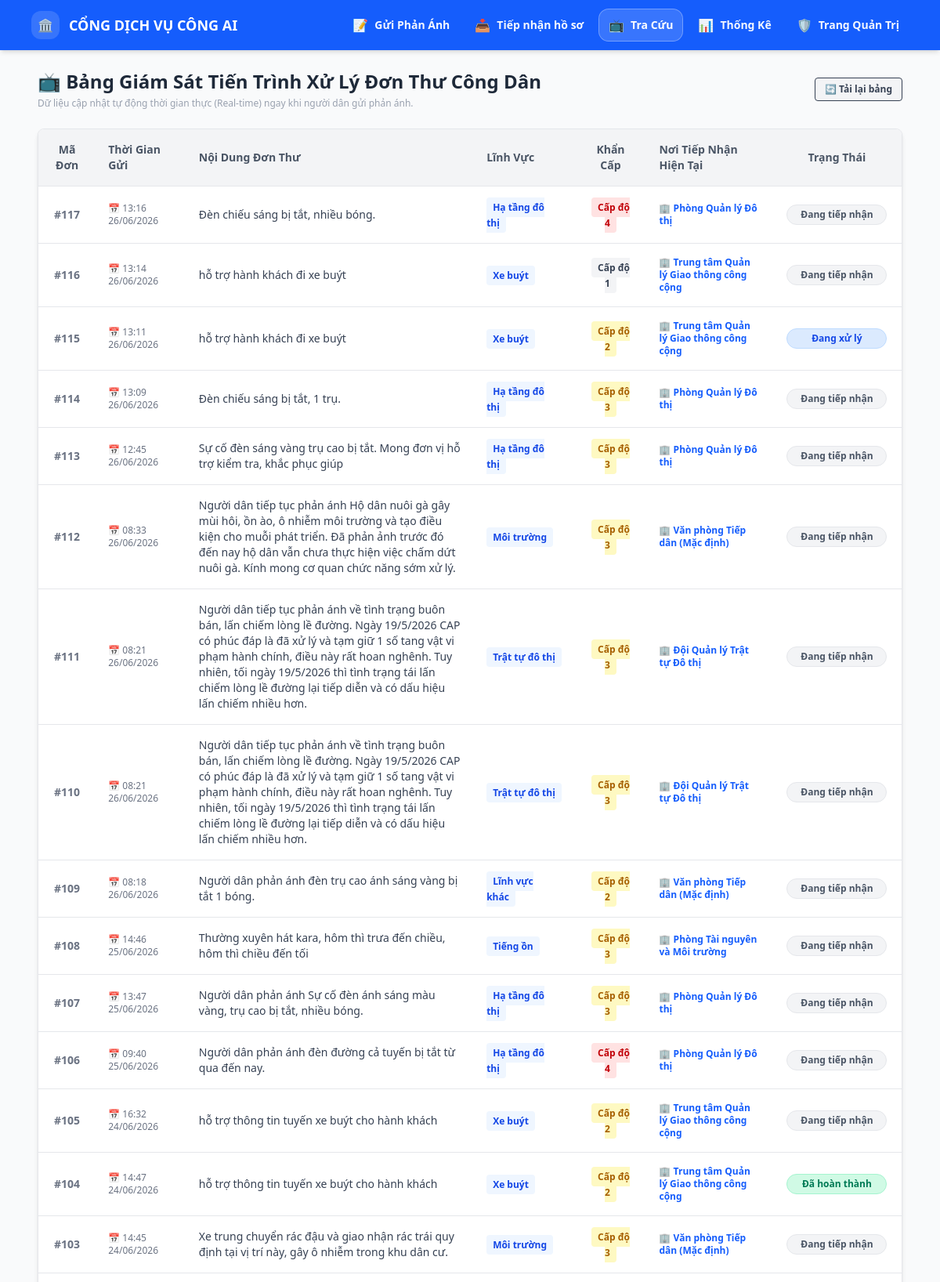
The page /monitor (upper part) on the database its author committed.
### tables this page shows
CREATE TABLE phan_anh (
                        id INTEGER PRIMARY KEY AUTOINCREMENT,
                        noi_dung TEXT,
                        file_dinh_kem TEXT,
                        dia_chi TEXT,
                        ten_nguoi_gui TEXT,
                        sdt TEXT,
                        linh_vuc TEXT,
                        tu_khoa TEXT,
                        sac_thai TEXT,
                        do_khan_cap INTEGER,
                        phong_ban_id INTEGER,
                        trang_thai TEXT,
                        ngay_gui TEXT,
                        trang_thai_duyet TEXT DEFAULT 'Cho_tiep_nhan', ly_do_xoa TEXT, giai_thich_xoa TEXT, ngay_xoa TEXT, lat REAL, lng REAL);

CREATE TABLE config_phong_ban (
                        id INTEGER PRIMARY KEY AUTOINCREMENT,
                        ten_phong TEXT,
                        linh_vuc_phu_trach TEXT UNIQUE);

### app.py (the view)
@app.route('/monitor')
def page_monitor():
    conn = sqlite3.connect(DB_FILE)
    cursor = conn.cursor()
    cursor.execute("""
        SELECT pa.id, pa.noi_dung, pa.file_dinh_kem, pa.dia_chi, pa.ten_nguoi_gui, pa.sdt,
               pa.linh_vuc, pa.sac_thai, pa.do_khan_cap, pa.trang_thai, pa.phong_ban_id,
               pa.ngay_gui, pb.ten_phong, pa.ly_do_xoa, pa.giai_thich_xoa
        FROM phan_anh pa
        LEFT JOIN config_phong_ban pb ON pa.phong_ban_id = pb.id
        WHERE trang_thai_duyet != 'Cho_tiep_nhan'
        ORDER BY pa.id DESC
    """)
    list_phan_anh = cursor.fetchall()
    conn.close()
    return render_template('monitor.html', list_phan_anh=list_phan_anh)

### templates/monitor.html (shortened to what this page needs)
{% extends "layout.html" %}
{% block content %}
<div class="flex justify-between items-center mb-6">
    <div>
        <h2 class="text-2xl font-bold text-gray-800">📺 Bảng Giám Sát Tiến Trình Xử Lý Đơn Thư Công Dân</h2>
        <p class="text-xs text-gray-400 mt-1">Dữ liệu cập nhật tự động thời gian thực (Real-time) ngay khi người dân gửi
            phản ánh.</p>
    </div>
    <button onclick="window.location.reload()"
        class="bg-gray-100 hover:bg-gray-200 text-gray-700 font-semibold py-1.5 px-3 rounded text-xs transition border">
        🔄 Tải lại bảng
    </button>
</div>
<div class="bg-white rounded-lg shadow-md overflow-hidden border border-gray-200">
    <table class="w-full text-left border-collapse">
        <thead>
            <tr class="bg-gray-100 border-b border-gray-200 text-gray-600 font-medium text-sm">
                <th class="p-4 text-center">Mã Đơn</th>
                <th class="p-4">Thời Gian Gửi</th>
                <th class="p-4 w-1/3">Nội Dung Đơn Thư</th>
                <th class="p-4">Lĩnh Vực</th>
                <th class="p-4 text-center">Khẩn Cấp</th>
                <th class="p-4">Nơi Tiếp Nhận Hiện Tại</th>
                <th class="p-4 text-center">Trạng Thái</th>
            </tr>
        </thead>
        <tbody id="live-table-body" class="divide-y divide-gray-200">
            {% for row in list_phan_anh %}
            <tr class="hover:bg-gray-50 text-sm transition-all duration-300">
                <td class="p-4 font-bold text-gray-500 text-center">#{{ row[0] }}</td>
                <td class="p-4 text-xs text-gray-500 font-medium">📅 {{ row[11] }}</td>
                <td class="p-4 text-gray-700 font-medium max-w-xs">{{ row[1] }}</td>
                <td class="p-4">
                    <span class="bg-blue-50 text-blue-700 px-2 py-1 rounded text-xs font-semibold">{{ row[6] }}</span>
                </td>
                <td class="p-4 text-center">
                    <span class="px-2 py-1 rounded text-xs font-bold
                {% if row[8] and row[8] >= 4 %} bg-red-100 text-red-700
                {% elif row[8] and row[8] >= 2 %} bg-yellow-100 text-yellow-700
                {% else %} bg-gray-100 text-gray-700 {% endif %}">
                        Cấp độ {{ row[8] }}
                    </span>
                </td>
                <td class="p-4 text-gray-700 font-semibold text-xs">
                    <span class="text-blue-600">🏢 {{ row[12] if row[12] else "Văn phòng Tiếp dân" }}</span>
                </td>
                <td class="p-4 text-center">
                    {% set status = row[9] | trim if row[9] else "Đang tiếp nhận" %}
                    <span class="px-3 py-1 rounded-full text-xs font-bold inline-block w-32 text-center transition-all duration-300
                     {% if status == 'Chờ xử lý' %}
                    bg-amber-100 text-amber-700 border border-amber-200
                     {% elif status == 'Đang xử lý' %}
                    bg-blue-100 text-blue-700 border border-blue-200
                     {% elif status == 'Đã hoàn thành' %}
                    bg-emerald-100 text-emerald-700 border border-emerald-200
                     {% elif row|length > 13 and row[13] %}
                    bg-red-100 text-red-700 border border-red-200
                    {% else %}
                     bg-gray-100 text-gray-600 border border-gray-200
                    {% endif %}">
                        {{ status }}
                    </span>
                </td>
            </tr>
            {% endfor %}
        </tbody>
    </table>
</div>
{% endblock %}

### rows shown on the page
phan_anh: id "117", ngay_gui "13:16 26/06/2026", noi_dung "Đèn chiếu sáng bị tắt, nhiều bóng.", linh_vuc "Hạ tầng đô thị", do_khan_cap "4", ten_phong "Phòng Quản lý Đô thị", status "Đang tiếp nhận"
phan_anh: id "116", ngay_gui "13:14 26/06/2026", noi_dung "hỗ trợ hành khách đi xe buýt", linh_vuc "Xe buýt", do_khan_cap "1", ten_phong "Trung tâm Quản lý Giao thông công cộng", status "Đang tiếp nhận"
phan_anh: id "115", ngay_gui "13:11 26/06/2026", noi_dung "hỗ trợ hành khách đi xe buýt", linh_vuc "Xe buýt", do_khan_cap "2", ten_phong "Trung tâm Quản lý Giao thông công cộng", trang_thai "Đang xử lý"
phan_anh: id "114", ngay_gui "13:09 26/06/2026", noi_dung "Đèn chiếu sáng bị tắt, 1 trụ.", linh_vuc "Hạ tầng đô thị", do_khan_cap "3", ten_phong "Phòng Quản lý Đô thị", status "Đang tiếp nhận"
phan_anh: id "113", ngay_gui "12:45 26/06/2026", noi_dung "Sự cố đèn sáng vàng trụ cao bị tắt. Mong đơn vị hỗ trợ kiểm tra, khắc phục giúp", linh_vuc "Hạ tầng đô thị", do_khan_cap "3", ten_phong "Phòng Quản lý Đô thị", status "Đang tiếp nhận"
phan_anh: id "112", ngay_gui "08:33 26/06/2026", noi_dung "Người dân tiếp tục phản ánh Hộ dân nuôi gà gây mùi hôi, ồn ào, ô nhiễm môi trường và tạo điều kiện cho muỗi phát triển. Đã phản ảnh trước đó đến nay hộ dân vẫn chưa thực hiện việc chấm dứt nuôi gà. Kính mong cơ quan chức năng sớm xử lý.", linh_vuc "Môi trường", do_khan_cap "3", ten_phong "Văn phòng Tiếp dân (Mặc định)", status "Đang tiếp nhận"
phan_anh: id "111", ngay_gui "08:21 26/06/2026", noi_dung "Người dân tiếp tục phản ánh về tình trạng buôn bán, lấn chiếm lòng lề đường. Ngày 19/5/2026 CAP có phúc đáp là đã xử lý và tạm giữ 1 số tang vật vi phạm hành chính, điều này rất hoan nghênh. Tuy nhiên, tối ngày 19/5/2026 thì tình trạng tái lấn chiếm lòng lề đường lại tiếp diễn và có dấu hiệu lấn chiếm nhiều hơn.", linh_vuc "Trật tự đô thị", do_khan_cap "3", ten_phong "Đội Quản lý Trật tự Đô thị", status "Đang tiếp nhận"
phan_anh: id "110", ngay_gui "08:21 26/06/2026", noi_dung "Người dân tiếp tục phản ánh về tình trạng buôn bán, lấn chiếm lòng lề đường. Ngày 19/5/2026 CAP có phúc đáp là đã xử lý và tạm giữ 1 số tang vật vi phạm hành chính, điều này rất hoan nghênh. Tuy nhiên, tối ngày 19/5/2026 thì tình trạng tái lấn chiếm lòng lề đường lại tiếp diễn và có dấu hiệu lấn chiếm nhiều hơn.", linh_vuc "Trật tự đô thị", do_khan_cap "3", ten_phong "Đội Quản lý Trật tự Đô thị", status "Đang tiếp nhận"
phan_anh: id "109", ngay_gui "08:18 26/06/2026", noi_dung "Người dân phản ánh đèn trụ cao ánh sáng vàng bị tắt 1 bóng.", linh_vuc "Lĩnh vực khác", do_khan_cap "2", ten_phong "Văn phòng Tiếp dân (Mặc định)", status "Đang tiếp nhận"
phan_anh: id "108", ngay_gui "14:46 25/06/2026", noi_dung "Thường xuyên hát kara, hôm thì trưa đến chiều, hôm thì chiều đến tối", linh_vuc "Tiếng ồn", do_khan_cap "3", ten_phong "Phòng Tài nguyên và Môi trường", status "Đang tiếp nhận"
phan_anh: id "107", ngay_gui "13:47 25/06/2026", noi_dung "Người dân phản ánh Sự cố đèn ánh sáng màu vàng, trụ cao bị tắt, nhiều bóng.", linh_vuc "Hạ tầng đô thị", do_khan_cap "3", ten_phong "Phòng Quản lý Đô thị", status "Đang tiếp nhận"
phan_anh: id "106", ngay_gui "09:40 25/06/2026", noi_dung "Người dân phản ánh đèn đường cả tuyến bị tắt từ qua đến nay.", linh_vuc "Hạ tầng đô thị", do_khan_cap "4", ten_phong "Phòng Quản lý Đô thị", status "Đang tiếp nhận"
phan_anh: id "105", ngay_gui "16:32 24/06/2026", noi_dung "hỗ trợ thông tin tuyến xe buýt cho hành khách", linh_vuc "Xe buýt", do_khan_cap "2", ten_phong "Trung tâm Quản lý Giao thông công cộng", status "Đang tiếp nhận"
phan_anh: id "104", ngay_gui "14:47 24/06/2026", noi_dung "hỗ trợ thông tin tuyến xe buýt cho hành khách", linh_vuc "Xe buýt", do_khan_cap "2", ten_phong "Trung tâm Quản lý Giao thông công cộng", trang_thai "Đã hoàn thành"
phan_anh: id "103", ngay_gui "14:45 24/06/2026", noi_dung "Xe trung chuyển rác đậu và giao nhận rác trái quy định tại vị trí này, gây ô nhiễm trong khu dân cư.", linh_vuc "Môi trường", do_khan_cap "3", ten_phong "Văn phòng Tiếp dân (Mặc định)", status "Đang tiếp nhận"
